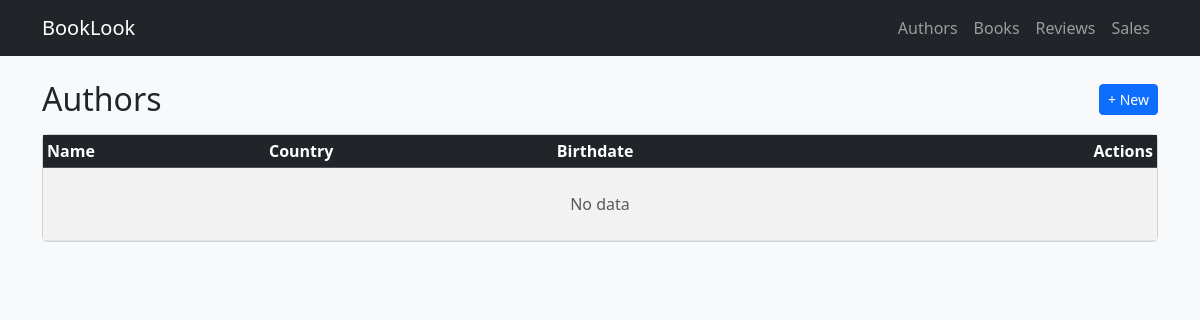
/authors/, run on an earlier commit of the app's database.
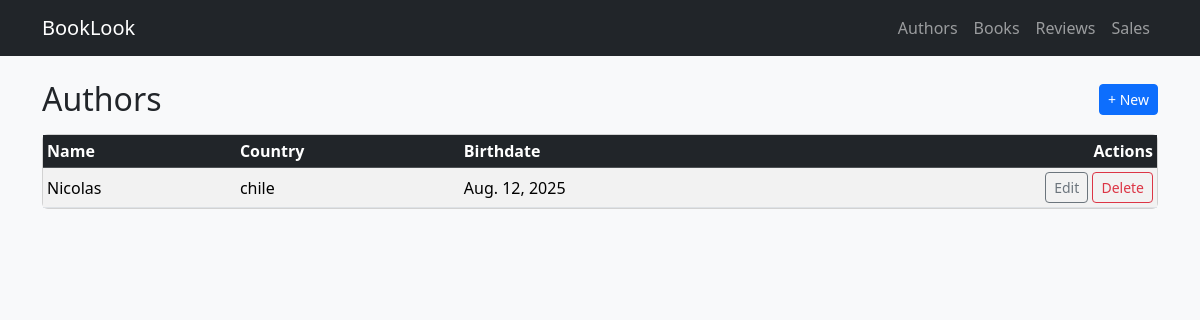
And on a later commit of the database.
### app/models.py (models this page shows, shortened)
class Author(models.Model):
    name = models.CharField(max_length=100)
    birthdate = models.DateField()
    country = models.CharField(max_length=100)
    description = models.TextField(blank=True, null=True)

### app/views/authors.py (the view)
# urls.py: path("authors/", v_authors.author_list, name="author_list"),
def author_list(request):
    authors = Author.objects.all().order_by("name")
    page_obj = Paginator(authors, 25).get_page(request.GET.get("page"))
    return render(request, "app/authors/list.html", {"page_obj": page_obj})

### app/templates/app/authors/list.html (shortened to what this page needs)
{% extends "app/base.html" %}
{% block content %}
<div class="d-flex justify-content-between align-items-center mb-3">
  <h2 class="m-0">Authors</h2>
  <a class="btn btn-primary btn-sm" href="{% url 'author_create' %}">+ New</a>
</div>
<div class="card">
  <div class="table-responsive">
    <table class="table table-striped table-hover table-sm align-middle mb-0">
      <thead class="table-dark">
        <tr>
          <th>Name</th>
          <th>Country</th>
          <th>Birthdate</th>
          <th class="text-end">Actions</th>
        </tr>
      </thead>
      <tbody>
        {% for a in page_obj %}
        <tr>
          <td>{{ a.name }}</td>
          <td>{{ a.country }}</td>
          <td>{{ a.birthdate }}</td>
          <td class="text-end">
            <a class="btn btn-outline-secondary btn-sm" href="{% url 'author_update' a.id %}">Edit</a>
            <a class="btn btn-outline-danger btn-sm" href="{% url 'author_delete' a.id %}">Delete</a>
          </td>
        </tr>
        {% empty %}
        <tr>
          <td colspan="4" class="text-center text-muted py-4">No data</td>
        </tr>
        {% endfor %}
      </tbody>
    </table>
  </div>
</div>
{% endblock %}

What changed in the data, as far as the page shows it:
added Author: name "Nicolas", country "chile", birthdate "Aug. 12, 2025"
Also different on the page:
text no longer shown: "No data"
